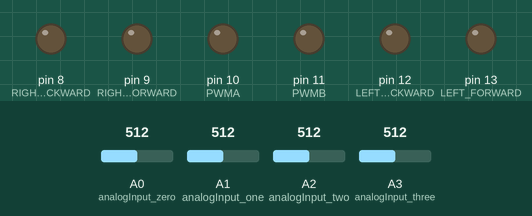
Simulated run of this sketch. Board: Arduino Uno, built with avr-gcc and run on an emulated ATmega328P. On the bench: output pins drawn as LEDs (lit = HIGH). Dashed ring = blinking. The inputs (shaded band) are chosen by the test bench; at power-on: A3 (analogInput_three) = 512, A0 (analogInput_zero) = 512, A1 (analogInput_one) = 512, A2 (analogInput_two) = 512.

Above: at 1.2 s.
1.3 s: A3 (analogInput_three) set to 789
2.8 s: A3 (analogInput_three) set to 818
At 3.2 s:
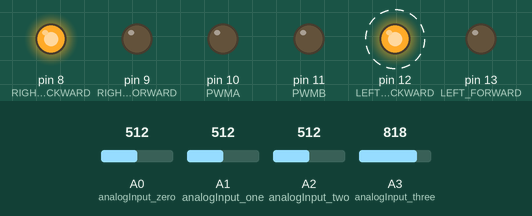
At 3.7 s:
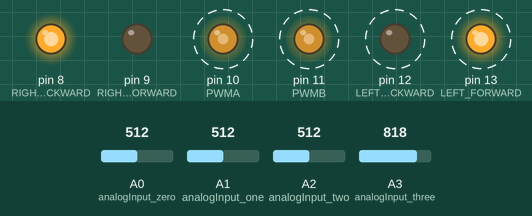
5.8 s: A0 (analogInput_zero) set to 734
8.8 s: A0 (analogInput_zero) set to 762
11.8 s: A3 (analogInput_three) set to 790
At 13.4 s:
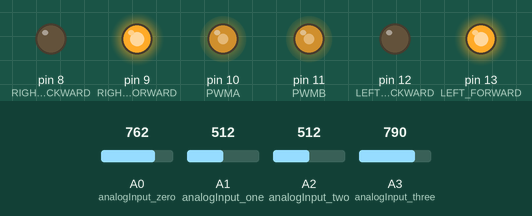
13.5 s: A1 (analogInput_one) set to 742
15.0 s: A1 (analogInput_one) set to 761
At 16.2 s:
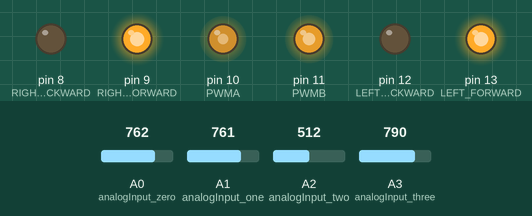
Timing chart, 0 to 17.5 s (numbered marks = the images above; inputs shaded):
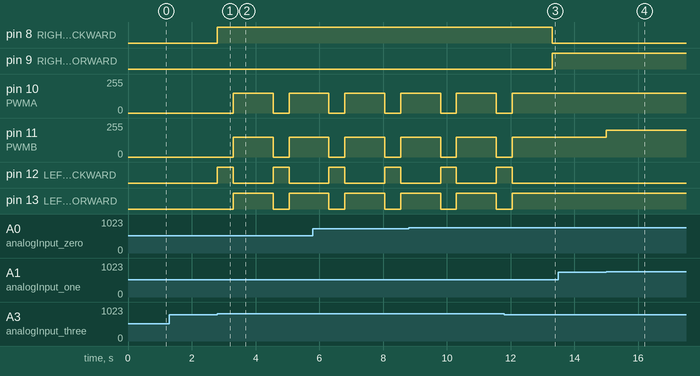

The sketch:

sketch_dec06a.ino
```cpp
const int LEFT_FORWARD = 13;
const int LEFT_BACKWARD = 12;
const int PWMB = 11;
const int RIGHT_FORWARD = 9;
const int RIGHT_BACKWARD = 8;
const int PWMA = 10;

int analogInput_zero = 0;
int analogInput_one = 1;
int analogInput_two = 2;
int analogInput_three = 3;
int analogInput_four = 4;
int analogInput_five = 5;

int value_LineM = 0;
int value_LineR = 0;
int value_LineL = 0;
int value_ProxM = 0;
int value_four = 0;
int value_five = 0;

int afterhighway = 0;


void setup() {
  Serial.begin(9600);
  pinMode(analogInput_zero, INPUT);
  pinMode(analogInput_one, INPUT);
  pinMode(analogInput_two, INPUT);
  pinMode(analogInput_three, INPUT);
  pinMode(analogInput_four, INPUT);
  pinMode(analogInput_five, INPUT);

  pinMode(RIGHT_FORWARD, OUTPUT);
  pinMode(RIGHT_BACKWARD, OUTPUT);
  pinMode(PWMA, OUTPUT);
  pinMode(LEFT_FORWARD, OUTPUT);
  pinMode(LEFT_BACKWARD, OUTPUT);
  pinMode(PWMB, OUTPUT);


}

void loop() {
  value_LineM = analogRead(analogInput_zero);
  value_LineR = analogRead(analogInput_one);
  value_LineL = analogRead(analogInput_two);
  value_ProxM = analogRead(analogInput_three);
  //value_ProxR = analogRead(analogInput_four);
  //value_ProxL = analogRead(analogInput_five); //Reads all analog values

  if(value_ProxM > 800){
    digitalWrite(RIGHT_FORWARD, LOW);
    digitalWrite(RIGHT_BACKWARD, HIGH);
    digitalWrite(LEFT_FORWARD, LOW);
    digitalWrite(LEFT_BACKWARD, HIGH);
    analogWrite(PWMA, 0);
    analogWrite(PWMB, 0);
    delay(500);
    digitalWrite(RIGHT_FORWARD, LOW);
    digitalWrite(RIGHT_BACKWARD, HIGH);
    digitalWrite(LEFT_FORWARD, HIGH);
    digitalWrite(LEFT_BACKWARD, LOW);
    analogWrite(PWMA, 150);
    analogWrite(PWMB, 150);
    delay(1250);

    /*digitalWrite(RIGHT_FORWARD, HIGH);
    digitalWrite(RIGHT_BACKWARD, LOW);
    digitalWrite(LEFT_FORWARD, HIGH);
    digitalWrite(LEFT_BACKWARD, LOW);
    analogWrite(PWMA, 150);
    analogWrite(PWMB, 200);
    delay(750);*/

     /*
      * digitalWrite(RIGHT_FORWARD, HIGH);
    digitalWrite(RIGHT_BACKWARD, LOW);
    digitalWrite(LEFT_FORWARD, HIGH);
    digitalWrite(LEFT_BACKWARD, LOW);
    analogWrite(PWMA, 200);
    analogWrite(PWMB, 150);
    delay(500);
      */
  }

  if(value_LineM > 750 && value_LineR < 750 && value_LineL < 750){   // detect only middle line
    digitalWrite(RIGHT_FORWARD, HIGH);
    digitalWrite(RIGHT_BACKWARD, LOW);
    digitalWrite(LEFT_FORWARD, HIGH);
    digitalWrite(LEFT_BACKWARD, LOW);
    analogWrite(PWMA, 150);
    analogWrite(PWMB, 150);

  }

  if(value_LineM > 750 && value_LineR > 750 && value_LineL > 750){  // detect highway
    digitalWrite(RIGHT_FORWARD, HIGH);
    digitalWrite(RIGHT_BACKWARD, LOW);
    digitalWrite(LEFT_FORWARD, HIGH);
    digitalWrite(LEFT_BACKWARD, LOW);
    analogWrite(PWMA, 255);
    analogWrite(PWMB, 255);
    afterhighway = 1;

  }

  if(value_LineM > 750 && value_LineR > 750 && value_LineL < 750){   // detect turn right
    digitalWrite(RIGHT_FORWARD, HIGH);
    digitalWrite(RIGHT_BACKWARD, LOW);
    digitalWrite(LEFT_FORWARD, HIGH);
    digitalWrite(LEFT_BACKWARD, LOW);
    analogWrite(PWMA, 150);
    analogWrite(PWMB, 200);
    if(afterhighway == 1){
      //delay(250);
    }
    delay(50);
  }

  if(value_LineM < 750 && value_LineR > 750 && value_LineL < 750){   // correct course right side
    digitalWrite(RIGHT_FORWARD, LOW);
    digitalWrite(RIGHT_BACKWARD, HIGH);
    digitalWrite(LEFT_FORWARD, HIGH);
    digitalWrite(LEFT_BACKWARD, LOW);
    analogWrite(PWMA, 150);
    analogWrite(PWMB, 150);
    //delay(100);
  }

   if(value_LineM > 750 && value_LineR < 750 && value_LineL > 750){   // detect turn left
    digitalWrite(RIGHT_FORWARD, HIGH);
    digitalWrite(RIGHT_BACKWARD, LOW);
    digitalWrite(LEFT_FORWARD, HIGH);
    digitalWrite(LEFT_BACKWARD, LOW);
    analogWrite(PWMA, 200);
    analogWrite(PWMB, 150);
    if(afterhighway == 1){
      //delay(250);
    }
    delay(50);
   }

    if(value_LineM < 750 && value_LineR < 750 && value_LineL > 750){   // correct course left side
    digitalWrite(RIGHT_FORWARD, HIGH);
    digitalWrite(RIGHT_BACKWARD, LOW);
    digitalWrite(LEFT_FORWARD, LOW);
    digitalWrite(LEFT_BACKWARD, HIGH);
    analogWrite(PWMA, 150);
    analogWrite(PWMB, 150);
    //delay(100);
    }

    if(value_LineM < 150 && value_LineR < 150 && value_LineL <150){   // detect none
    digitalWrite(RIGHT_FORWARD, HIGH);
    digitalWrite(RIGHT_BACKWARD, LOW);
    digitalWrite(LEFT_FORWARD, HIGH);
    digitalWrite(LEFT_BACKWARD, LOW);
    analogWrite(PWMA, 0);
    analogWrite(PWMB, 0);
    //delay(125);
    }


    /*else{
      digitalWrite(RIGHT_FORWARD, HIGH);
    digitalWrite(RIGHT_BACKWARD, LOW);
    digitalWrite(LEFT_FORWARD, HIGH);
    digitalWrite(LEFT_BACKWARD, LOW);
    analogWrite(PWMA, 150);
    analogWrite(PWMB, 150);
    }*/

}
```

Measured:
- the behaviour switches between 800 and 801 on A3 (analogInput_three) (found by bisection; images 0 and 1)
- the behaviour switches between 750 and 751 on A1 (analogInput_one) (found by bisection; images 3 and 4)
- after the input at 1.3 s, every drawn part: stays the same
- after the input at 2.8 s, pin 8 (RIGHT_BACKWARD): LOW → HIGH at once; pin 10 (PWMA), pin 11 (PWMB): 0/255 → 150/255 after 0.50 s, → 0/255 1.3 s later, → 150/255 0.50 s later; pin 12 (LEFT_BACKWARD): alternates HIGH for 0.50 s and LOW for 1.3 s, starting at once; pin 13 (LEFT_FORWARD): LOW → HIGH after 0.50 s, → LOW 1.3 s later, → HIGH 0.50 s later
- after the input at 11.8 s, pin 8 (RIGHT_BACKWARD): HIGH → LOW after 1.5 s; pin 9 (RIGHT_FORWARD): LOW → HIGH after 1.5 s
- after the input at 13.5 s, every drawn part: stays the same
- after the input at 15.0 s, pin 11 (PWMB): 150/255 → 200/255 at once
